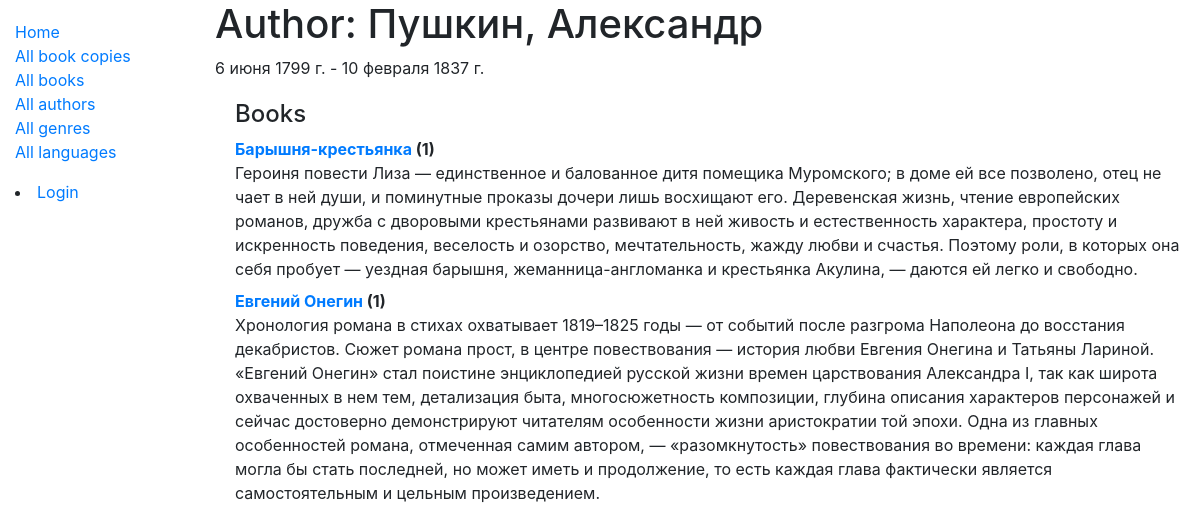
The app's page /catalog/author/1 with its own data.
### catalog/models.py (models this page shows, shortened)
class Author(models.Model):
    first_name = models.CharField('Имя', max_length=100, help_text='')
    last_name = models.CharField('Фамилия', max_length=100, help_text='')
    date_of_birth = models.DateField('Дата рождения', null=True, blank=True, help_text='')
    date_of_death = models.DateField('Дата смерти', null=True, blank=True, help_text='')
    class Meta:
        ordering = ['last_name', 'first_name']
        permissions = (("can_change_authors_data", "Add, edit, delete authors"),)
    def __str__(self):
        return f'{self.last_name}, {self.first_name}'

class Book(models.Model):
    title = models.CharField('Наименование', max_length=200, help_text='')
    author = models.ForeignKey('Author', verbose_name='Автор', on_delete=models.RESTRICT, null=True, help_text='')
    summary = models.TextField('О книге', max_length=1000, help_text='')
    isbn = models.CharField('ISBN', max_length=13, unique=True, help_text='')
    genre = models.ManyToManyField('Genre', verbose_name='Жанр', help_text='')
    language = models.ForeignKey('Language', verbose_name='Язык', on_delete=models.SET_NULL, null=True, help_text='')
    class Meta:
        ordering = ['title', 'author']
        permissions = (("can_change_books_data", "Add, edit, delete books"),)
    def display_genre(self):
        return ', '.join([genre.name for genre in self.genre.all()[:3]])
    display_genre.short_description = 'Жанр произведения'
    def __str__(self):
        return self.title

### catalog/views.py (the view)
class AuthorDetailView(generic.DetailView):
    model = Author

### catalog/templates/catalog/author_detail.html (shortened to what this page needs)
{% extends "base_generic.html" %}
{% block content %}
<h1>Author: {{ author }} </h1>
<p>{{author.date_of_birth}} - {% if author.date_of_death %}{{author.date_of_death}}{% endif %}</p>
<div style="margin-left:20px;margin-top:20px">
<h4>Books</h4>
<dl>
{% for book in author.book_set.all %}
  <dt><a href="{% url 'book-detail' book.pk %}">{{book}}</a> ({{book.bookinstance_set.all.count}})</dt>
  <dd>{{book.summary}}</dd>
  {% empty %}
  <p>This author has no books.</p>
{% endfor %}
</dl>
</div>
{% endblock %}
{% block sidebar %}
  {{ block.super }}
{% endblock %}

### records on screen
Author: last_name+first_name "Пушкин, Александр", date_of_birth "6 июня 1799 г.", date_of_death "10 февраля 1837 г."
Book: title "Барышня-крестьянка", bookinstance_set.all.count "1", summary "Героиня повести Лиза — единственное и балованное дитя помещика Муромского; в доме ей все позволено, отец не чает в ней души, и поминутные проказы дочери лишь восхищают его. Деревенская жизнь, чтение европейских романов, дружба с дворовыми крестьянами развивают в ней живость и естественность характера, простоту и искренность поведения, веселость и озорство, мечтательность, жажду любви и счастья. Поэтому роли, в которых она себя пробует — уездная барышня, жеманница-англоманка и крестьянка Акулина, — даются ей легко и свободно."
Book: title "Евгений Онегин", bookinstance_set.all.count "1", summary "Хронология романа в стихах охватывает 1819–1825 годы — от событий после разгрома Наполеона до восстания декабристов. Сюжет романа прост, в центре повествования — история любви Евгения Онегина и Татьяны Лариной. «Евгений Онегин» стал поистине энциклопедией русской жизни времен царствования Александра I, так как широта охваченных в нем тем, детализация быта, многосюжетность композиции, глубина описания характеров персонажей и сейчас достоверно демонстрируют читателям особенности жизни аристократии той эпохи. Одна из главных особенностей романа, отмеченная самим автором, — «разомкнутость» повествования во времени: каждая глава могла бы стать последней, но может иметь и продолжение, то есть…"
